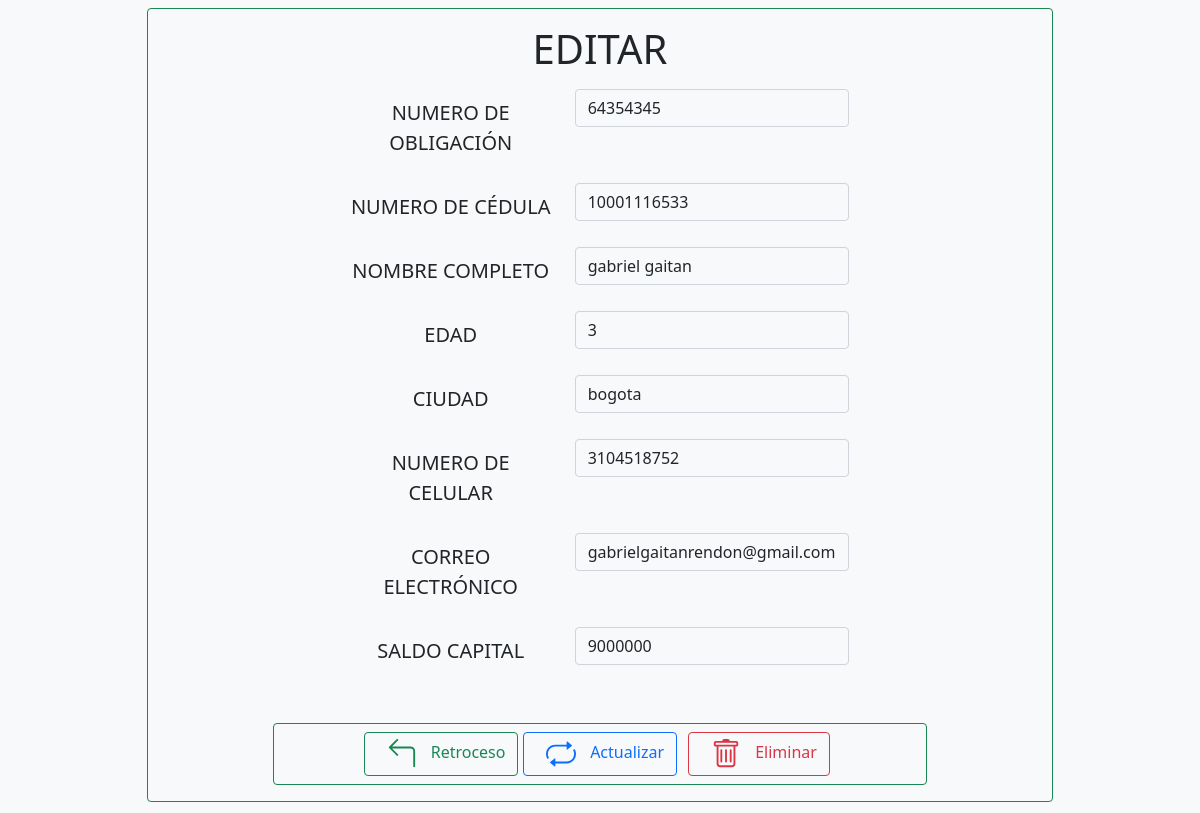
Page /forms/clientes/actions/editar_cliente.php?inNumobligClnt=64354345 on the committed database.
### tables this page shows
CREATE TABLE `clientes_deuda` (
  `numobligacion` bigint(20) NOT NULL COMMENT 'numero de obligación a pagar de cliente',
  `idcliente` varchar(11) NOT NULL COMMENT 'numero de identificacion de cliente con deuda',
  `nombrecliente` varchar(50) NOT NULL COMMENT 'nombre de el cliente',
  `edad` int(100) NOT NULL COMMENT 'edad de el cliente',
  `ciudadresidencia` varchar(50) DEFAULT NULL COMMENT 'ciudad de donde reside el cliente',
  `numcelular` varchar(10) DEFAULT NULL COMMENT 'numero de celular de cliente',
  `correocliente` varchar(50) DEFAULT NULL COMMENT 'correo de cliente ',
  `saldocapital` int(11) NOT NULL COMMENT 'el 50% de este valor, sera el min a cobrar',
  `saltototal` int(11) NOT NULL COMMENT 'este valor será el mayor a cobrar'
);

### forms/clientes/actions/editar_cliente.php (the view, shortened to what this page needs)
<?php
    include('../../../conexion/con_database.php');
    $numOblUpdate = $_GET['inNumobligClnt'];
    $querySelect = "SELECT * FROM clientes_deuda WHERE numobligacion LIKE '" .$numOblUpdate ."'";
    $respuesta = mysqli_query($conexion,  $querySelect);
    $resultado = mysqli_fetch_array($respuesta);
?>
<head>
    <link href="../../../css/bootstrap.min.css" rel="stylesheet">
</head>
<body class="bg-light p-2 row justify-content-center">
    <form class="border border-success rounded w-75 p-3" method="POST" action="acciones_clientes.php" >
    <h1 class='text-center'>EDITAR</h1>
        <div class="text-center">
            <div class="form-group row mt-3 justify-content-center">
                <label class="col-sm-3 col-form-label-lg">NUMERO DE OBLIGACIÓN</label>
                <div class=col-sm-4>
                    <input class="form-control bg-light" type="text" readonly name="inNumobligClnt" value="<?php echo $resultado[0]?>"></input>
                </div>
            </div>
            <div class="form-group row mt-3 justify-content-center">
                <label class="col-sm-3 col-form-label-lg">NUMERO DE CÉDULA</label>
                <div class=col-sm-4>
                    <input class="form-control bg-light" type="text" name="inCedulaClnt" value='<?php echo $resultado[1]?>'></input>
                </div>
            </div>
            <div class="form-group row mt-3 justify-content-center">
                <label class="col-sm-3 col-form-label-lg" >NOMBRE COMPLETO </label>
                <div class=col-sm-4>
                    <input class="form-control bg-light" type="text" name="inNomClnt" value='<?php echo $resultado[2]?>'></input>
                </div>
            </div>
            <div class="form-group row mt-3 justify-content-center">
                <label class="col-sm-3 col-form-label-lg" > EDAD </label>
                <div class=col-sm-4>
                    <input class="form-control bg-light" type="number" name="inEdadClnt" value='<?php echo $resultado[3]?>'></input>
                </div>
            </div>
            <div class="form-group row mt-3 justify-content-center">
                <label class="col-sm-3 col-form-label-lg">CIUDAD</label>
                <div class=col-sm-4>
                    <input class="form-control bg-light" type="text" name="inCiudadClnt" value='<?php echo $resultado[4]?>'></input>
                </div>
            </div>
            <div class="form-group row mt-3 justify-content-center">
                <label class="col-sm-3 col-form-label-lg">NUMERO DE CELULAR</label>
                <div class=col-sm-4>
                    <input class="form-control bg-light" type="text" name="inNumCelClnt" value='<?php echo $resultado[5]?>'></input>
                </div>
            </div>
            <div class="form-group row mt-3 justify-content-center">
                <label class="col-sm-3 col-form-label-lg">CORREO ELECTRÓNICO</label>
                <div class=col-sm-4>
                    <input  class="form-control bg-light" type="email" name="inEmailClnt" value='<?php echo $resultado[6]?>'></input>
                </div>
            </div>
            <div class="form-groip row mt-3 justify-content-center">
                <label class="col-sm-3 col-form-label-lg">SALDO CAPITAL</label>
                <div class=col-sm-4>
                    <input class="form-control bg-light" type="number" name="inSaldoCap" value='<?php echo $resultado[7]?>'></input>
                </div>
            </div>
        </div>
        <div class='container border border-success rounded p-2 mt-5 w-75'>
            <div class="row">
                <div class="col-12 d-flex justify-content-center text-center">
                    <div class="col-3">
                        <button class="btn btn-outline-success" type='button' id='retroceso'>
                        Retroceso
                        </button>
                    </div>
                    <div class="col-3">
                        <button class="btn btn-outline-primary" type="submit">
                            Actualizar
                        </button>
                    </div>
                    <div class="col-3">
                        <button class="btn btn-outline-danger" type="submit" id='eliminar'>
                            Eliminar
                        </button>
                    </div>
                </div>
            </div>
        </div>
    </form>
</body>

### rows in the picture
clientes_deuda: inNumobligClnt "64354345", inCedulaClnt "10001116533", inNomClnt "gabriel gaitan", inEdadClnt "3", inCiudadClnt "bogota", inNumCelClnt "3104518752", inEmailClnt "gabrielgaitanrendon@gmail.com", inSaldoCap "9000000"
